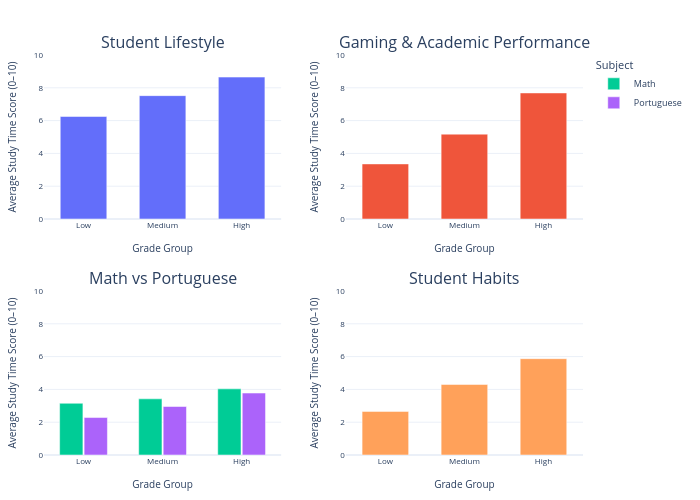

Notebook cell for this chart:
### Markdown cell above
## Study time

_Students spending more time studying tend to achieve higher academic performance._

### Code cell
#| class: col-page-right

%run ../plots/study_time_plot.ipynb

### Figure 1 — Plotly figure (JSON) as saved in the notebook; plotly's stock layout.template omitted (floating-point values rounded to 4 significant figures)
{"data": [{"showlegend": false, "type": "bar", "x": ["Low", "Medium", "High"], "xaxis": "x", "y": [6.252, 7.522, 8.654], "yaxis": "y"}, {"showlegend": false, "type": "bar", "x": ["Low", "Medium", "High"], "xaxis": "x2", "y": [3.359, 5.174, 7.686], "yaxis": "y2"}, {"name": "Math", "type": "bar", "x": ["Low", "Medium", "High"], "xaxis": "x3", "y": [3.154, 3.425, 4.033], "yaxis": "y3"}, {"name": "Portuguese", "type": "bar", "x": ["Low", "Medium", "High"], "xaxis": "x3", "y": [2.284, 2.957, 3.777], "yaxis": "y3"}, {"showlegend": false, "type": "bar", "x": ["Low", "Medium", "High"], "xaxis": "x4", "y": [2.659, 4.303, 5.875], "yaxis": "y4"}], "layout": {"annotations": [{"font": {"size": 16}, "showarrow": false, "text": "Student Lifestyle", "x": 0.22, "xanchor": "center", "xref": "paper", "y": 1, "yanchor": "bottom", "yref": "paper"}, {"font": {"size": 16}, "showarrow": false, "text": "Gaming & Academic Performance", "x": 0.78, "xanchor": "center", "xref": "paper", "y": 1, "yanchor": "bottom", "yref": "paper"}, {"font": {"size": 16}, "showarrow": false, "text": "Math vs Portuguese", "x": 0.22, "xanchor": "center", "xref": "paper", "y": 0.41, "yanchor": "bottom", "yref": "paper"}, {"font": {"size": 16}, "showarrow": false, "text": "Student Habits", "x": 0.78, "xanchor": "center", "xref": "paper", "y": 0.41, "yanchor": "bottom", "yref": "paper"}], "bargap": 0.38, "bargroupgap": 0.05, "barmode": "group", "font": {"size": 9}, "height": 500, "legend": {"title": {"text": "Subject"}}, "margin": {"b": 35, "l": 35, "r": 15, "t": 55}, "title": {"font": {"size": 13}}, "width": 700, "xaxis": {"anchor": "y", "domain": [0, 0.44], "tickfont": {"size": 8}, "title": {"font": {"size": 10}, "text": "Grade Group"}}, "xaxis2": {"anchor": "y2", "domain": [0.56, 1], "tickfont": {"size": 8}, "title": {"font": {"size": 10}, "text": "Grade Group"}}, "xaxis3": {"anchor": "y3", "domain": [0, 0.44], "tickfont": {"size": 8}, "title": {"font": {"size": 10}, "text": "Grade Group"}}, "xaxis4": {"anchor": "y4", "domain": [0.56, 1], "tickfont": {"size": 8}, "title": {"font": {"size": 10}, "text": "Grade Group"}}, "yaxis": {"anchor": "x", "domain": [0.59, 1], "range": [0, 10], "tickfont": {"size": 8}, "title": {"font": {"size": 10}, "text": "Average Study Time Score (0–10)"}}, "yaxis2": {"anchor": "x2", "domain": [0.59, 1], "range": [0, 10], "tickfont": {"size": 8}, "title": {"font": {"size": 10}, "text": "Average Study Time Score (0–10)"}}, "yaxis3": {"anchor": "x3", "domain": [0, 0.41], "range": [0, 10], "tickfont": {"size": 8}, "title": {"font": {"size": 10}, "text": "Average Study Time Score (0–10)"}}, "yaxis4": {"anchor": "x4", "domain": [0, 0.41], "range": [0, 10], "tickfont": {"size": 8}, "title": {"font": {"size": 10}, "text": "Average Study Time Score (0–10)"}}}}
